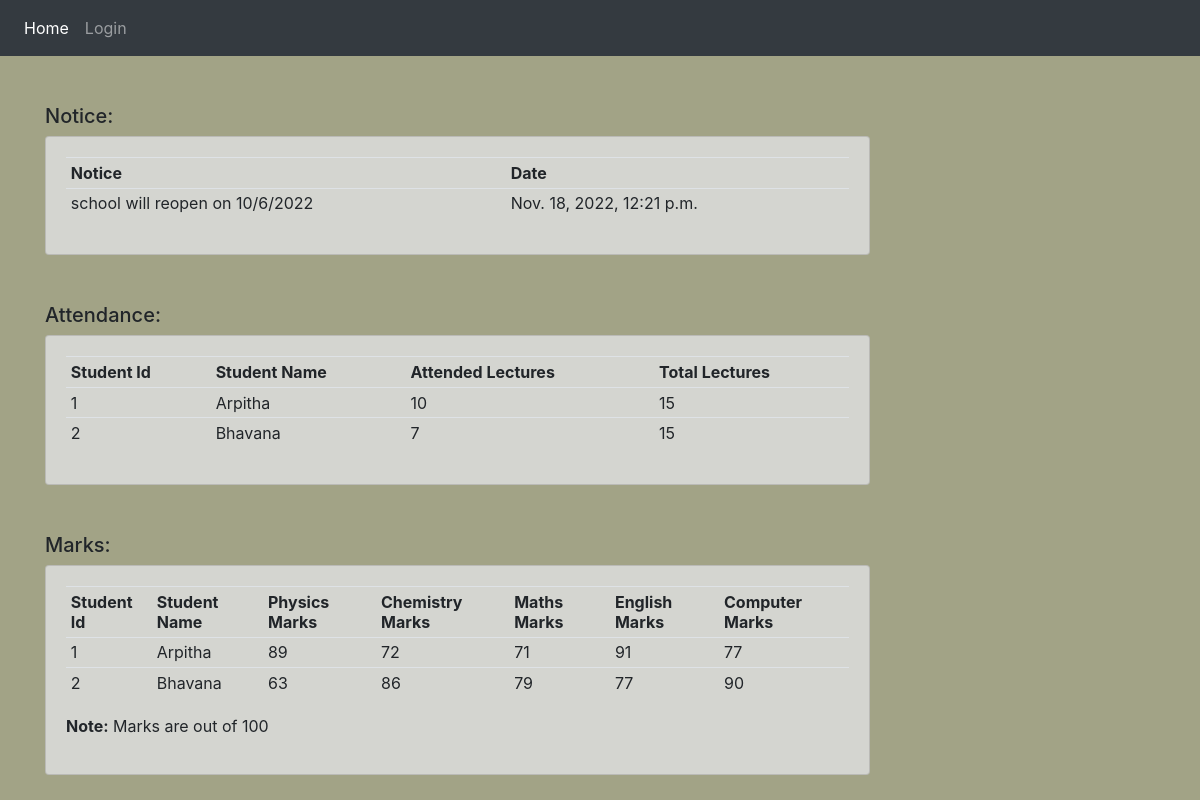
The page / on the database its author committed.
### app/models.py (models this page shows, shortened)
class Notice(models.Model):
    Message = models.CharField(max_length=200, null=True)
    date_created = models.DateTimeField(auto_now_add=True)

class Attendance(models.Model):
    StudentName = models.CharField(max_length=200, null=True)
    StudentId = models.CharField(max_length=50, null=True)
    LecturesAttended = models.IntegerField(null=True)
    TotalLectures = models.IntegerField(null=True)

class Marks(models.Model):
    StudentName = models.CharField(max_length=200, null=True)
    StudentId = models.CharField(max_length=50, null=True)
    PhysicsMarks = models.IntegerField(null=True)
    ChemistryMarks = models.IntegerField(null=True)
    MathsMarks = models.IntegerField(null=True)
    EnglishMarks = models.IntegerField(null=True)
    ComputerMarks = models.IntegerField(null=True)

### app/views.py (the view)
# urls.py: 2. Add a URL to urlpatterns:  path('', views.home, name='home')
def home(request):
    notice = Notice.objects.all()
    attendance = Attendance.objects.all()
    marks = Marks.objects.all()
    context = {
        'notice':notice,
        'marks':marks,
        'attendance':attendance,
    }
    return render(request,'app/home.html',context)

### app/templates/app/home.html
{% extends 'app/Links.html' %}
{% block content %}
<div class="container ">
    <br><br>
<div class="row">
    <div class="col-md-9">
        <h5>Notice:</h5>
        <div style="background: #d4d5d0;" class="card card-body">
            <table class="table table-sm">
                <tr>
                    <th>Notice</th>
                    <th>Date</th>
                </tr>
                {% for n in notice %}
                <tr>
                    <td>{{n.Message}} </td>
                    <td>{{n.date_created}} </td>
                </tr>
                {% endfor %}
            </table>
        </div>
    </div>
</div>
<br><br>
<div class="row">
	<div class="col-md-9">
		<h5>Attendance:</h5>
		<div style="background: #d4d5d0;" class="card card-body">
			<table class="table table-sm">
				<tr>
					<th>Student Id</th>
					<th>Student Name</th>
					<th>Attended Lectures</th>
					<th>Total Lectures</th>
				</tr>
                {% for a in attendance %}
		        <tr>
                    <td>{{a.StudentId}} </td>
					<td>{{a.StudentName}} </td>
					<td>{{a.LecturesAttended}} </td>
					<td> {{a.TotalLectures}} </td>
				</tr>
				{% endfor %}
			</table>
		</div>
	</div>
</div>
<br><br>
<div class="row">
	<div class="col-md-9">
		<h5>Marks:</h5>
		<div style="background: #d4d5d0;" class="card card-body">
			<table class="table table-sm">
				<tr>
					<th>Student Id</th>
					<th>Student Name</th>
					<th>Physics Marks</th>
                    <th>Chemistry Marks</th>
                    <th>Maths Marks</th>
                    <th>English Marks</th>
                    <th>Computer Marks</th>
				</tr>
                {% for m in marks %}
		        <tr>
                    <td>{{m.StudentId}} </td>
					<td>{{m.StudentName}} </td>
					<td>{{m.PhysicsMarks}} </td>
					<td>{{m.ChemistryMarks}} </td>
					<td>{{m.MathsMarks}} </td>
					<td>{{m.EnglishMarks}} </td>
					<td>{{m.ComputerMarks}} </td>
				</tr>
				{% endfor %}
			</table>
            <p> <b>Note:</b> Marks are out of 100</p>
		</div>
	</div>
</div>
{% endblock %}

### app/templates/app/Links.html (shortened to what this page needs)
{% load static %}
<html>
    <head>
        <link rel="stylesheet" href="https://stackpath.bootstrapcdn.com/bootstrap/4.5.0/css/bootstrap.min.css">
    </head>
    <body style="background-color: #a2a386;">
        {% include 'app/navbar.html' %}
        {% block content %}
        {% endblock %}
        <br>
    </body>
</html>

### app/templates/app/navbar.html (shortened to what this page needs)
{% load static %}
<nav class="navbar navbar-expand-lg navbar-dark bg-dark">
  <div class="collapse navbar-collapse" id="navbarNav">
    <ul class="navbar-nav">
      <li class="nav-item active">
        <a class="nav-link" href="{% url 'home' %}">Home</a>
      </li>
      <li class="nav-item">
        <a class="nav-link" href="{% url 'login' %}">Login</a>
      </li>
    </ul>
  </div>
</nav>

### rows shown on the page
Notice: Message "school will reopen on 10/6/2022", date_created "Nov. 18, 2022, 12:21 p.m."
Attendance: StudentId "1", StudentName "Arpitha", LecturesAttended "10", TotalLectures "15"
Attendance: StudentId "2", StudentName "Bhavana", LecturesAttended "7", TotalLectures "15"
Marks: StudentId "1", StudentName "Arpitha", PhysicsMarks "89", ChemistryMarks "72", MathsMarks "71", EnglishMarks "91", ComputerMarks "77"
Marks: StudentId "2", StudentName "Bhavana", PhysicsMarks "63", ChemistryMarks "86", MathsMarks "79", EnglishMarks "77", ComputerMarks "90"
